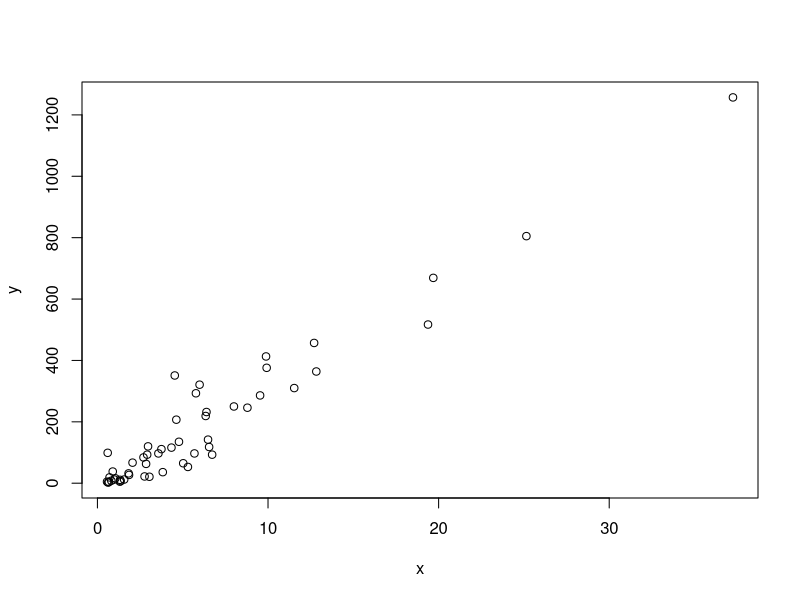
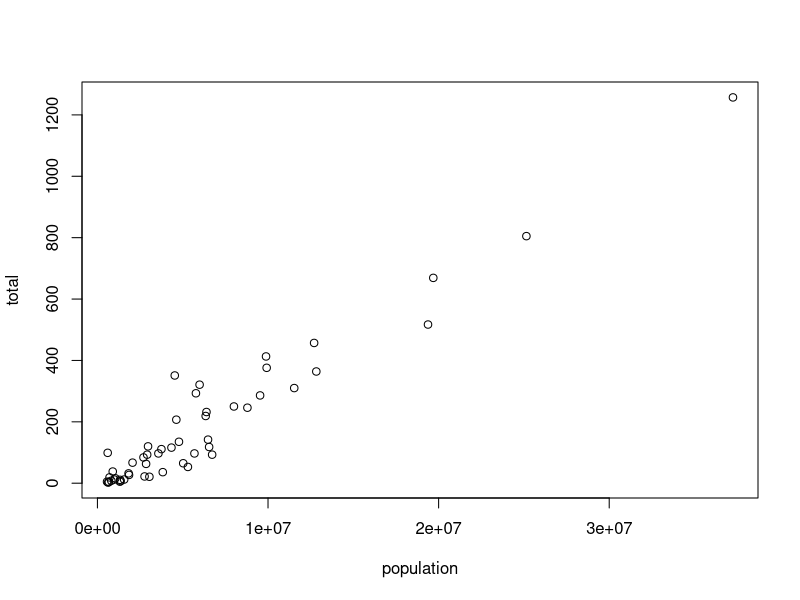
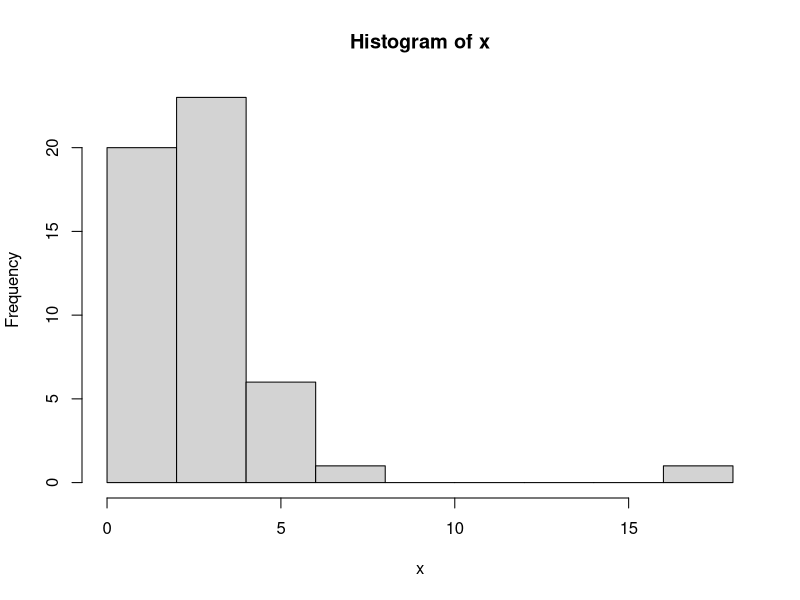
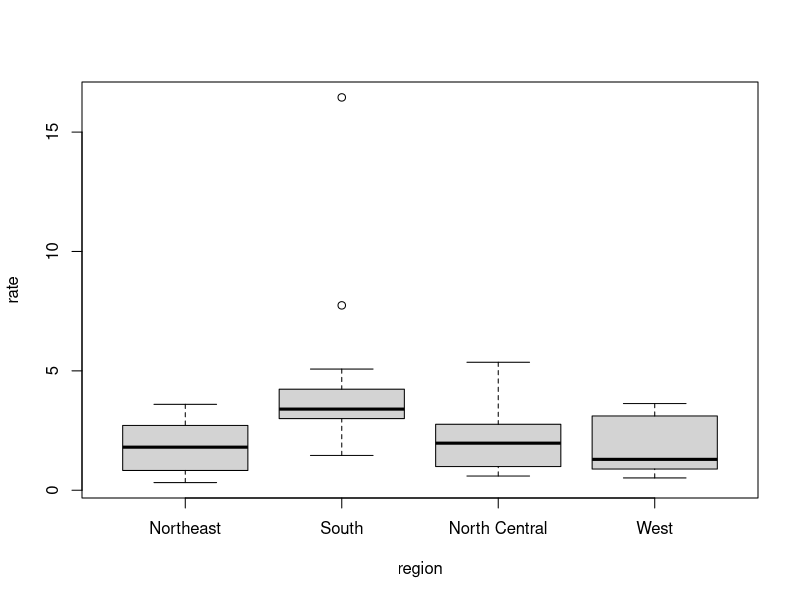
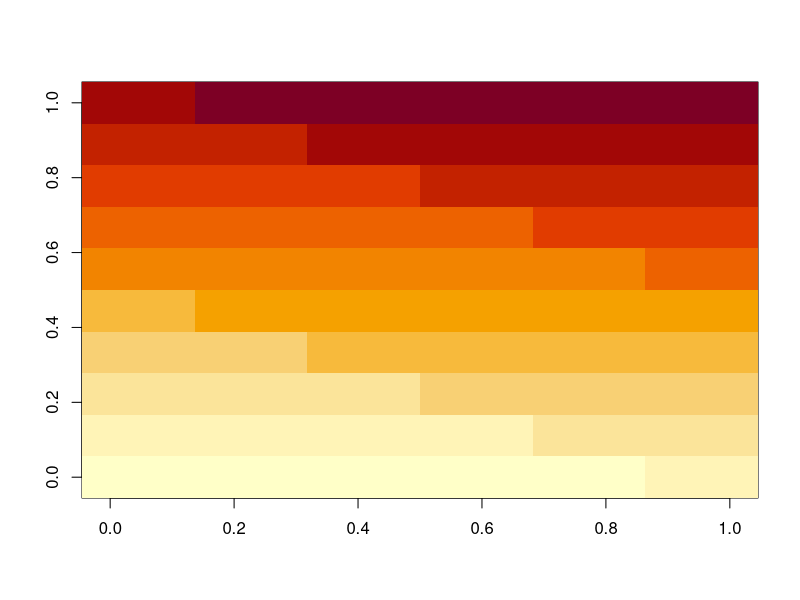

These figures' R source, in order:
#>2.6 Not available
x <- c("1", "b", "3")
as.numeric(x)
#> Warning: NAs introduced by coercion
#> [1]  1 NA  3


#>2.7 Sorting 
#>sort() sorts in increasing order.  Must use with order() to make sensible
library(dslabs)
sort(murders$total)
#>  [1]    2    4    5    5    7    8   11   12   12   16   19   21   22
#> [14]   27   32   36   38   53   63   65   67   84   93   93   97   97
#> [27]   99  111  116  118  120  135  142  207  219  232  246  250  286
#> [40]  293  310  321  351  364  376  413  457  517  669  805 1257


#>2.7.2 order
ind <- order(murders$total) 
murders$abb[ind] 
#>  [1] "VT" "ND" "NH" "WY" "HI" "SD" "ME" "ID" "MT" "RI" "AK" "IA" "UT"
#> [14] "WV" "NE" "OR" "DE" "MN" "KS" "CO" "NM" "NV" "AR" "WA" "CT" "WI"
#> [27] "DC" "OK" "KY" "MA" "MS" "AL" "IN" "SC" "TN" "AZ" "NJ" "VA" "NC"
#> [40] "MD" "OH" "MO" "LA" "IL" "GA" "MI" "PA" "NY" "FL" "TX" "CA"
#> this formula is tweaked in vector arithmetic 2.8.2 (two vectors) 
#> for murders per every 100000 giving a more accurate representation of safety
#> than the above example


#>2.7.3 max and which.max
max(murders$total)
#> [1] 1257
#> which.max
i_max <- which.max(murders$total)
murders$state[i_max]
#> [1] "California"

#>2.7.4 rank 
x <- c(31, 4, 15, 92, 65)
rank(x)
#> [1] 3 1 2 5 4


#>2.8 vector arithmetic 
#>2.8.1 rescaling a vector by multiplication
inches <- c(69, 62, 66, 70, 70, 73, 67, 73, 67, 70)
inches * 2.54
#>  [1] 175 157 168 178 178 185 170 185 170 178
#>2.8.1 rescaling a vector by subtraction
inches - 69
#>  [1]  0 -7 -3  1  1  4 -2  4 -2  1

#>2.8.2 two vectors
murder_rate <- murders$total / murders$population * 100000
murders$abb[order(murder_rate)]
#>  [1] "VT" "NH" "HI" "ND" "IA" "ID" "UT" "ME" "WY" "OR" "SD" "MN" "MT"
#> [14] "CO" "WA" "WV" "RI" "WI" "NE" "MA" "IN" "KS" "NY" "KY" "AK" "OH"
#> [27] "CT" "NJ" "AL" "IL" "OK" "NC" "NV" "VA" "AR" "TX" "NM" "CA" "FL"
#> [40] "TN" "PA" "AZ" "GA" "MS" "MI" "DE" "SC" "MD" "MO" "LA" "DC"

#>2.8.3 two vectors of unequal length causes recycling (warning w/no error)
x <- c(1, 2, 3)
y <- c(10, 20, 30, 40, 50, 60, 70)
x + y
#> Warning in x + y: longer object length is not a multiple of shorter
#> object length
#> [1] 11 22 33 41 52 63 71


#>2.9 indexing
#>2.9.1 subsetting with logicals
#>finds if states have a murder rate of less than .71
library(dslabs)
murder_rate <- murders$total / murders$population * 100000
ind <- murder_rate < 0.71
murders$state[ind]
#>
#>logical vectors get coerced to numeric with TRUE coded as 1 and FALSE as 0 using
#>sum
sum(ind)
#> [1] 5

#>2.9.2 logical operators
#>refresher
TRUE & TRUE
#> [1] TRUE
TRUE & FALSE
#> [1] FALSE
FALSE & FALSE
#> [1] FALSE
#> finding a western state with murder rate at most 1
west <- murders$region == "West"
safe <- murder_rate <= 1
ind <- safe & west
murders$state[ind]
#> [1] "Hawaii"  "Idaho"   "Oregon"  "Utah"    "Wyoming"

#>2.9.3 which
#>finding the murder rate of california
ind <- which(murders$state == "California")
murder_rate[ind]
#> [1] 3.37

#>2.9.4 match
#>finds out the murder rates for several states by the index
ind <- match(c("New York", "Florida", "Texas"), murders$state)
ind
#> [1] 33 10 44
murder_rate[ind]
#> [1] 2.67 3.40 3.20

#>2.9.5 %in%
#>finding if each element of a first vector is in a second
c("Boston", "Dakota", "Washington") %in% murders$state
#> [1] FALSE FALSE  TRUE
#> 
#> similarity of match and which producing same index but in different order
match(c("New York", "Florida", "Texas"), murders$state)
#> [1] 33 10 44
which(murders$state %in% c("New York", "Florida", "Texas"))
#> [1] 10 33 44


#>2.10.1 plot
#>plot of total murders versus population
x <- murders$population / 10^6
y <- murders$total
plot(x, y)
#>with() gives quick plot that avoids accessing variables twice
#>with() uses murders column names in the plot function
with(murders, plot(population, total))

#>2.10.2 histogram
#>graphical summary of murder rates
x <- with(murders, total / population * 100000)
hist(x)

#>2.10.3 boxplot
#> region comparison
murders$rate <- with(murders, total / population * 100000)
boxplot(rate~region, data = murders)

#>2.10.4 image
#>image() displays the values in a matrix using color
x <- matrix(1:120, 12, 10)
image(x)
